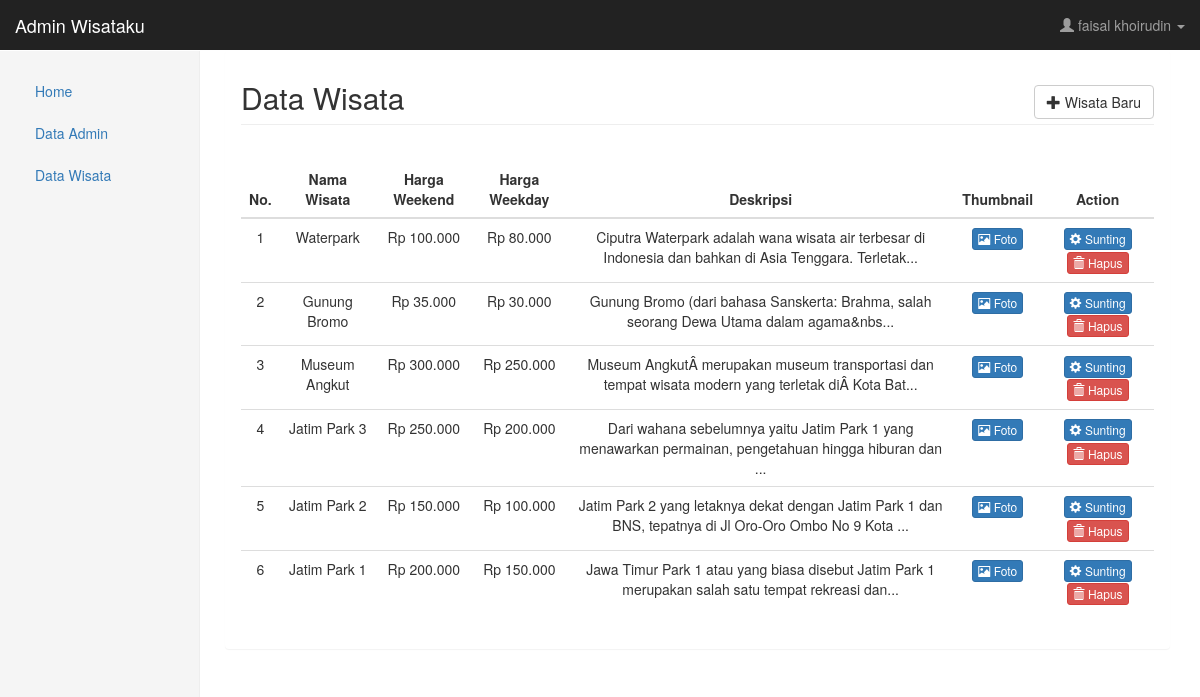
/admin/index.php?page=data-wisata (signed in), run on the app's committed database.
### tables this page shows
CREATE TABLE `wisata` (
  `id_wisata` int(3) NOT NULL,
  `nama_wisata` varchar(255) NOT NULL,
  `harga_weekend` double NOT NULL,
  `harga_weekday` double NOT NULL,
  `deskripsi` text NOT NULL,
  `thumbnail` varchar(255) DEFAULT NULL
);

### admin/page/wisata/data-wisata.php (the view, shortened to what this page needs)
<?php
include "koneksi.php";
$sql	= "SELECT *
FROM wisata
ORDER BY id_wisata DESC ";
$result	= $koneksi->query($sql);
?>
<div class="panel">
    <div class="panel-heading">
        <h2 class="sub-header">Data Wisata<span class="pull-right">
                <a href="index.php?page=wisata-baru" class="btn btn-default btn-large">
                    <span class="glyphicon glyphicon-plus"></span> Wisata Baru
                </a>
            </span></h2>
    </div>
    <div class="panel-body">
        <div class="table-responsive">
            <table class="table table-hover">
                <thead>
                    <tr>
                        <th class="text-center">No.</th>
                        <th class="text-center">Nama Wisata</th>
                        <th class="text-center">Harga Weekend</th>
                        <th class="text-center">Harga Weekday</th>
                        <th class="text-center">Deskripsi</th>
                        <th class="text-center">Thumbnail</th>
                        <th class="text-center">Action</th>
                    </tr>
                </thead>
                <tbody>
                    <?php
                            $no = 1;
			                while ($data = $result->fetch_array()) :
			                ?>
                    <tr>
                        <td class="text-center"><?php echo $no++; ?></td>
                        <td class="text-center"><?php echo $data['nama_wisata']; ?></td>
                        <td class="text-center">Rp
                            <?php echo number_format($data['harga_weekend'],0,",","."); ?></td>
                        <td class="text-center">Rp
                            <?php echo number_format($data['harga_weekday'],0,",","."); ?></td>
                        <td class="text-center"><?php echo substr(strip_tags($data['deskripsi']), 0, 100) . "..."; ?></td>
                        <td class="text-center">
                            <?php if (!empty($data['thumbnail'])) : ?>
                            <a data-fancybox="gallery" href="image/wisata/<?php echo $data['thumbnail']; ?>"
                                class="btn btn-xs btn-primary" target="_blank">
                                <span class="glyphicon glyphicon-picture"></span> Foto
                            </a>
                            <?php endif; ?>
                        </td>
                        <td class="text-center">
                            <a class="btn btn-xs btn-primary"
                                href="index.php?page=edit-wisata&id_wisata=<?php echo $data['id_wisata'] ?>">
                                <span class="glyphicon glyphicon-cog"></span> Sunting
                            </a>
                            <a class="btn btn-xs btn-danger btn-hapus"
                                href="action.php?page=delete-wisata&id_wisata=<?php echo $data['id_wisata'] ?>">
                                <span class="glyphicon glyphicon-trash"></span> Hapus
                            </a>
                        </td>
                    </tr>
                    <?php endwhile; ?>
                </tbody>
            </table>
        </div>
    </div>
</div>

### admin/header.php (shortened to what this page needs)
<!DOCTYPE html>
<html lang="en">
<head>
    <link rel="stylesheet" href="./css/bootstrap.min.css">
    <link rel="stylesheet" href="./css/dashboard.css">
    <link href="https://cdn.jsdelivr.net/npm/summernote@0.8.18/dist/summernote.min.css" rel="stylesheet">
    <link rel="stylesheet" href="css/jquery.fancybox.min.css" type="text/css" media="screen" />
</head>
<body>
    <nav class="navbar navbar-inverse navbar-fixed-top">
        <div class="container-fluid">
            <div class="navbar-header">
                <a class="navbar-brand" href="index.php">Admin Wisataku</a>
            </div>
            <div id="navbar" class="navbar-collapse collapse">
                <ul class="nav navbar-nav navbar-right">
                    <li class="dropdown">
                        <a href="#" class="dropdown-toggle" data-toggle="dropdown" role="button" aria-haspopup="true"
                            aria-expanded="false">
                            <span class="glyphicon glyphicon-user"></span>
                            <?php echo $_SESSION['wisataku']['nama_admin']; ?>
                            <span class="caret"></span></a>
                    </li>
                </ul>
            </div>
        </div>
    </nav>

### admin/index.php (shortened to what this page needs)
<?php include 'header.php'; ?>
    <div class="container-fluid">
        <?php include 'sidemenu.php'; ?>
        <main class="container col-md-offset-2 col-md-10">
            <?php
            if (isset($_GET['page'])){
                switch ($_GET['page']){
                    case "data-wisata":
                        include("page/wisata/data-wisata.php");
                    break;
                }
            } else {
                include("Home.php");
            }
            ?>
        </main>
</body>
</html>

### admin/sidemenu.php
<div class="row">
    <div class="col-md-2 sidebar">
        <ul class="nav nav-pills nav-stacked">
            <li><a href="index.php">Home <span class="sr-only">(current)</span></a></li>
            <li><a href="index.php?page=data-admin">Data Admin</a></li>
            <li><a href="index.php?page=data-wisata">Data Wisata</a></li>
        </ul>
    </div>
</div>

### admin/css/dashboard.css (style rules this page uses)
body { padding-top: 50px; }
.sub-header { padding-bottom: 10px; border-bottom: 1px solid #eee; }
.navbar-fixed-top { border: 0; }
.sidebar { display: none; }
@media (min-width: 768px) { .sidebar { position: fixed; top: 51px; bottom: 0; left: 0; z-index: 1000; display: block; padding: 20px; overflow-x: hidden; overflow-y: auto; background-color: #f5f5f5; border-right: 1px solid #eee; } }

### data on the page
wisata: nama_wisata "Waterpark", harga_weekend "100.000", harga_weekday "80.000", deskripsi "Ciputra Waterpark adalah wana wisata air terbesar di Indonesia dan bahkan di Asia Tenggara. Terletak"
wisata: nama_wisata "Gunung Bromo", harga_weekend "35.000", harga_weekday "30.000", deskripsi "Gunung Bromo (dari bahasa Sanskerta: Brahma, salah seorang Dewa Utama dalam agama&nbs"
wisata: nama_wisata "Museum Angkut", harga_weekend "300.000", harga_weekday "250.000", deskripsi "Museum AngkutÂ merupakan museum transportasi dan tempat wisata modern yang terletak diÂ Kota Bat"
wisata: nama_wisata "Jatim Park 3", harga_weekend "250.000", harga_weekday "200.000", deskripsi "Dari wahana sebelumnya yaitu Jatim Park 1 yang menawarkan permainan, pengetahuan hingga hiburan dan"
wisata: nama_wisata "Jatim Park 2", harga_weekend "150.000", harga_weekday "100.000", deskripsi "Jatim Park 2 yang letaknya dekat dengan Jatim Park 1 dan BNS, tepatnya di Jl Oro-Oro Ombo No 9 Kota"
wisata: nama_wisata "Jatim Park 1", harga_weekend "200.000", harga_weekday "150.000", deskripsi "Jawa Timur Park 1 atau yang biasa disebut Jatim Park 1 merupakan salah satu tempat rekreasi dan"

### other printed values
$_SESSION['wisataku']['nama_admin'] "faisal khoirudin"
